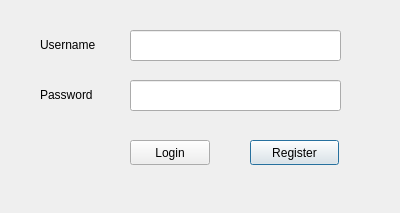
<?xml version="1.0" encoding="UTF-8"?>
<ui version="4.0">
 <class>LoginDialog</class>
 <widget class="QDialog" name="LoginDialog">
  <property name="geometry">
   <rect>
    <x>0</x>
    <y>0</y>
    <width>400</width>
    <height>213</height>
   </rect>
  </property>
  <property name="windowTitle">
   <string>Login</string>
  </property>
  <widget class="QLabel" name="label_2">
   <property name="geometry">
    <rect>
     <x>40</x>
     <y>86</y>
     <width>71</width>
     <height>17</height>
    </rect>
   </property>
   <property name="text">
    <string>Password</string>
   </property>
  </widget>
  <widget class="QPushButton" name="RegisterButton">
   <property name="geometry">
    <rect>
     <x>250</x>
     <y>140</y>
     <width>89</width>
     <height>25</height>
    </rect>
   </property>
   <property name="text">
    <string>Register</string>
   </property>
  </widget>
  <widget class="QLabel" name="LoginResult">
   <property name="geometry">
    <rect>
     <x>50</x>
     <y>176</y>
     <width>291</width>
     <height>20</height>
    </rect>
   </property>
   <property name="text">
    <string/>
   </property>
   <property name="textFormat">
    <enum>Qt::AutoText</enum>
   </property>
   <property name="alignment">
    <set>Qt::AlignCenter</set>
   </property>
  </widget>
  <widget class="QLineEdit" name="UsernameText">
   <property name="geometry">
    <rect>
     <x>130</x>
     <y>30</y>
     <width>211</width>
     <height>31</height>
    </rect>
   </property>
  </widget>
  <widget class="QLabel" name="label">
   <property name="geometry">
    <rect>
     <x>40</x>
     <y>36</y>
     <width>71</width>
     <height>17</height>
    </rect>
   </property>
   <property name="text">
    <string>Username</string>
   </property>
  </widget>
  <widget class="QPushButton" name="LoginButton">
   <property name="geometry">
    <rect>
     <x>130</x>
     <y>140</y>
     <width>80</width>
     <height>25</height>
    </rect>
   </property>
   <property name="text">
    <string>Login</string>
   </property>
  </widget>
  <widget class="QLineEdit" name="PasswordText">
   <property name="geometry">
    <rect>
     <x>130</x>
     <y>80</y>
     <width>211</width>
     <height>31</height>
    </rect>
   </property>
  </widget>
 </widget>
 <resources/>
 <connections/>
</ui>
